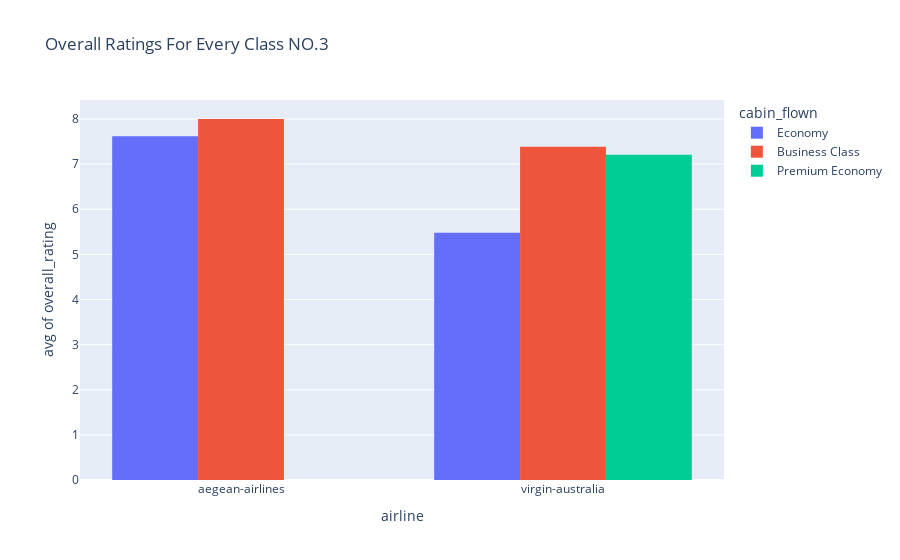

Notebook code for this chart:
### Code cell
# Here we can see the average rating of every class
fig = px.histogram(tmp3_df, x='airline', y='overall_rating', color='cabin_flown', barmode='group', histfunc='avg', title='Overall Ratings For Every Class NO.3')
fig.show()

### Figure 1 — Plotly figure (JSON) as saved in the notebook; plotly's stock layout.template omitted (floating-point values rounded to 4 significant figures; data arrays with more than 128 entries replaced by an {"elided": "..."} marker saying what was removed)
{"data": [{"alignmentgroup": "True", "bingroup": "x", "histfunc": "avg", "hovertemplate": "cabin_flown=Economy<br>airline=%{x}<br>avg of overall_rating=%{y}<extra></extra>", "legendgroup": "Economy", "marker": {"color": "#636efa", "pattern": {"shape": ""}}, "name": "Economy", "offsetgroup": "Economy", "orientation": "v", "showlegend": true, "type": "histogram", "x": {"elided": "422 str values"}, "xaxis": "x", "y": {"elided": "422 int values"}, "yaxis": "y"}, {"alignmentgroup": "True", "bingroup": "x", "histfunc": "avg", "hovertemplate": "cabin_flown=Business Class<br>airline=%{x}<br>avg of overall_rating=%{y}<extra></extra>", "legendgroup": "Business Class", "marker": {"color": "#EF553B", "pattern": {"shape": ""}}, "name": "Business Class", "offsetgroup": "Business Class", "orientation": "v", "showlegend": true, "type": "histogram", "x": ["aegean-airlines", "aegean-airlines", "aegean-airlines", "aegean-airlines", "aegean-airlines", "aegean-airlines", "aegean-airlines", "aegean-airlines", "aegean-airlines", "aegean-airlines", "aegean-airlines", "aegean-airlines", "aegean-airlines", "aegean-airlines", "aegean-airlines", "aegean-airlines", "aegean-airlines", "aegean-airlines", "aegean-airlines", "aegean-airlines", "aegean-airlines", "virgin-australia", "virgin-australia", "virgin-australia", "virgin-australia", "virgin-australia", "virgin-australia", "virgin-australia", "virgin-australia", "virgin-australia", "virgin-australia", "virgin-australia", "virgin-australia", "virgin-australia", "virgin-australia", "virgin-australia", "virgin-australia", "virgin-australia", "virgin-australia", "virgin-australia", "virgin-australia", "virgin-australia", "virgin-australia", "virgin-australia", "virgin-australia", "virgin-australia", "virgin-australia", "virgin-australia", "virgin-australia", "virgin-australia", "virgin-australia", "virgin-australia", "virgin-australia", "virgin-australia", "virgin-australia", "virgin-australia", "virgin-australia", "virgin-australia", "virgin-australia", "virgin-australia", "virgin-australia", "virgin-australia", "virgin-australia", "virgin-australia", "virgin-australia", "virgin-australia", "virgin-australia", "virgin-australia", "virgin-australia", "virgin-australia", "virgin-australia", "virgin-australia", "virgin-australia"], "xaxis": "x", "y": [9, 6, 9, 10, 9, 10, 8, 4, 10, 3, 3, 3, 9, 9, 10, 9, 9, 10, 10, 8, 10, 5, 10, 6, 1, 8, 10, 10, 10, 10, 9, 9, 7, 3, 10, 10, 10, 1, 10, 7, 10, 9, 8, 8, 10, 9, 3, 10, 10, 9, 5, 7, 4, 9, 10, 7, 2, 9, 9, 7, 1, 10, 4, 2, 10, 9, 10, 7, 1, 9, 9, 3, 8], "yaxis": "y"}, {"alignmentgroup": "True", "bingroup": "x", "histfunc": "avg", "hovertemplate": "cabin_flown=Premium Economy<br>airline=%{x}<br>avg of overall_rating=%{y}<extra></extra>", "legendgroup": "Premium Economy", "marker": {"color": "#00cc96", "pattern": {"shape": ""}}, "name": "Premium Economy", "offsetgroup": "Premium Economy", "orientation": "v", "showlegend": true, "type": "histogram", "x": ["virgin-australia", "virgin-australia", "virgin-australia", "virgin-australia", "virgin-australia", "virgin-australia", "virgin-australia", "virgin-australia", "virgin-australia", "virgin-australia", "virgin-australia", "virgin-australia", "virgin-australia", "virgin-australia", "virgin-australia", "virgin-australia", "virgin-australia", "virgin-australia", "virgin-australia"], "xaxis": "x", "y": [10, 9, 10, 7, 10, 4, 9, 9, 4, 7, 2, 7, 8, 7, 4, 9, 10, 10, 1], "yaxis": "y"}], "layout": {"barmode": "group", "legend": {"title": {"text": "cabin_flown"}, "tracegroupgap": 0}, "title": {"text": "Overall Ratings For Every Class NO.3"}, "xaxis": {"anchor": "y", "domain": [0, 1], "title": {"text": "airline"}}, "yaxis": {"anchor": "x", "domain": [0, 1], "title": {"text": "avg of overall_rating"}}}}
